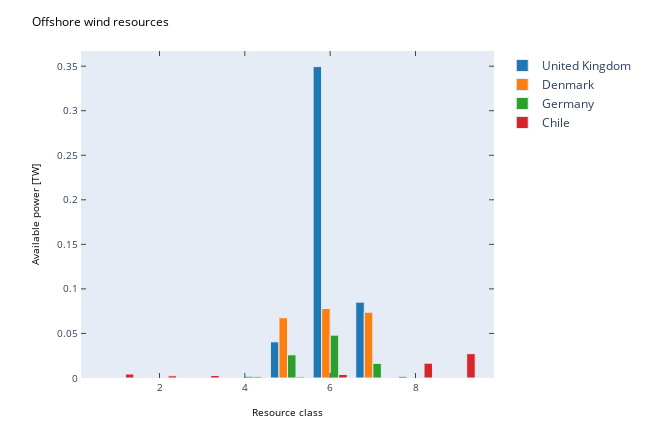

Write notebook code for a chart like this one.
### Code cell
countries = ['United Kingdom', 'Denmark', 'Germany', 'Chile']
mpl_fig = plt.figure(figsize=(9, 6))
ax = mpl_fig.add_subplot(111)
x = np.array(list(wind_cap2[countries[0]].keys()))

for i, country in enumerate(countries):
    y = wind_cap2[country].values()
    ax.bar(x, y, width=0.8)
ax.set_ylabel('Available power [TW]')
ax.set_xlabel('Resource class')
ax.set_title('Offshore wind resources')
plotly_fig = tls.mpl_to_plotly(mpl_fig)
for i, e in enumerate(plotly_fig['data']):
    e['name'] = countries[i]
plotly_fig["layout"]["showlegend"] = True
plotly_fig["layout"]['hovermode'] = 'x'
iplot(plotly_fig, filename='ofs1')

### Figure 1 — Plotly figure (JSON) as saved in the notebook; plotly's stock layout.template omitted (floating-point values rounded to 4 significant figures)
{"data": [{"marker": {"color": "#1F77B4", "line": {"width": 1}}, "name": "United Kingdom", "opacity": 1, "orientation": "v", "type": "bar", "x": [1, 2, 3, 4, 5, 6, 7, 8, 9], "xaxis": "x", "y": [0, 0, 0, 0, 0.0406, 0.3495, 0.08514, 0.00188, 0], "yaxis": "y"}, {"marker": {"color": "#FF7F0E", "line": {"width": 1}}, "name": "Denmark", "opacity": 1, "orientation": "v", "type": "bar", "x": [1, 2, 3, 4, 5, 6, 7, 8, 9], "xaxis": "x", "y": [0, 0, 0, 0.00018, 0.06766, 0.07798, 0.07382, 0, 0], "yaxis": "y"}, {"marker": {"color": "#2CA02C", "line": {"width": 1}}, "name": "Germany", "opacity": 1, "orientation": "v", "type": "bar", "x": [1, 2, 3, 4, 5, 6, 7, 8, 9], "xaxis": "x", "y": [0, 0, 0, 0.00198, 0.02598, 0.04812, 0.01644, 0, 0], "yaxis": "y"}, {"marker": {"color": "#D62728", "line": {"width": 1}}, "name": "Chile", "opacity": 1, "orientation": "v", "type": "bar", "x": [1, 2, 3, 4, 5, 6, 7, 8, 9], "xaxis": "x", "y": [0.00446, 0.00248, 0.00276, 0.00142, 0.00122, 0.00398, 0.00036, 0.01666, 0.0273], "yaxis": "y"}], "layout": {"autosize": false, "bargap": 0.2, "height": 432, "hovermode": "x", "margin": {"b": 54, "l": 81, "pad": 0, "r": 64, "t": 51}, "showlegend": true, "title": {"font": {"color": "#000000", "size": 12}, "text": "Offshore wind resources"}, "width": 648, "xaxis": {"anchor": "y", "domain": [0, 1], "mirror": "ticks", "nticks": 6, "range": [0.16, 9.84], "showgrid": false, "showline": true, "side": "bottom", "tickfont": {"size": 10}, "ticks": "inside", "title": {"font": {"color": "#000000", "size": 10}, "text": "Resource class"}, "type": "linear", "zeroline": false}, "yaxis": {"anchor": "x", "domain": [0, 1], "mirror": "ticks", "nticks": 9, "range": [0, 0.367], "showgrid": false, "showline": true, "side": "left", "tickfont": {"size": 10}, "ticks": "inside", "title": {"font": {"color": "#000000", "size": 10}, "text": "Available power [TW]"}, "type": "linear", "zeroline": false}}}
